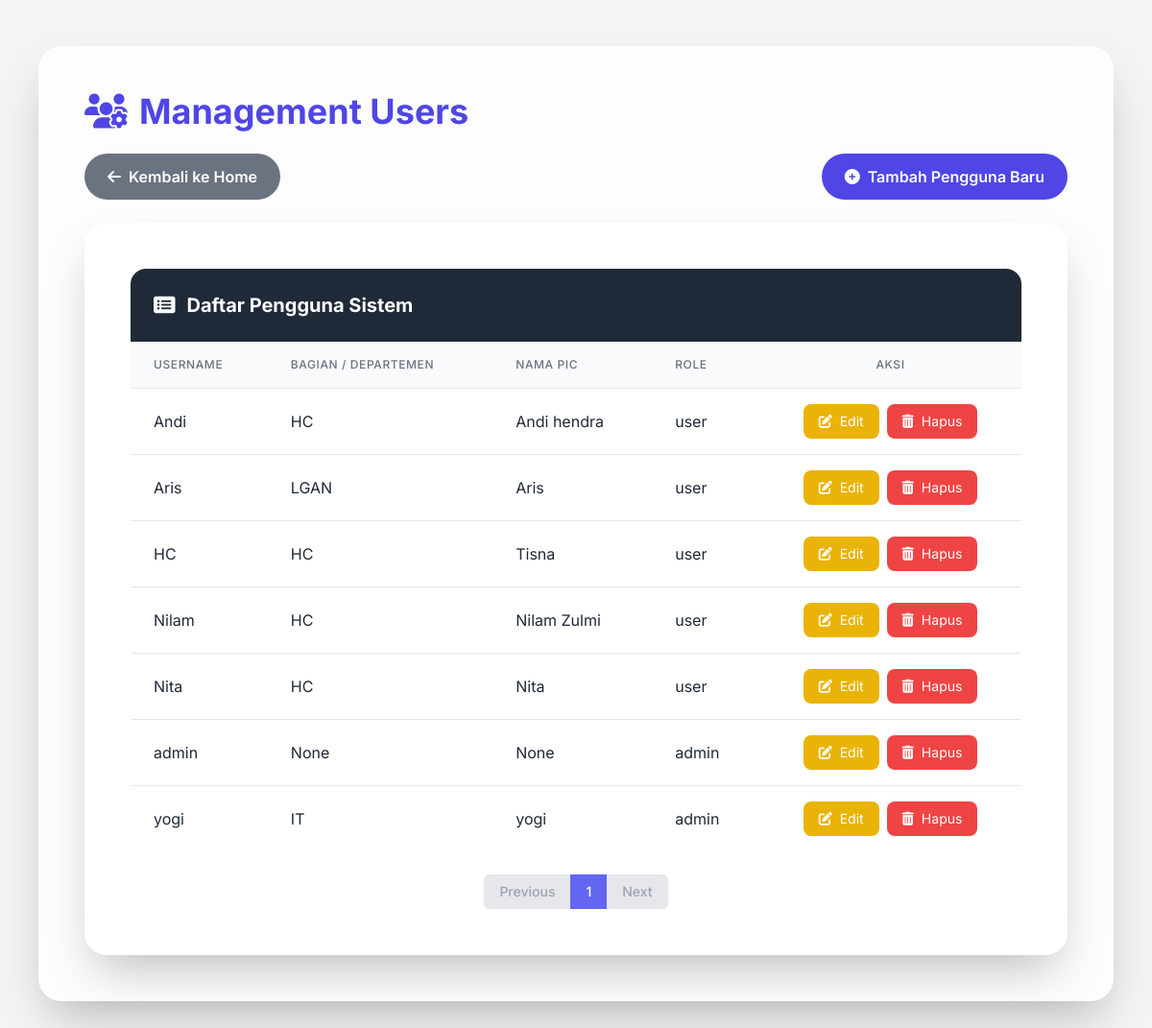
Screenshot of /admin/users with the database file from the repository.
### app.py (models this page shows, shortened)
class User(db.Model):
    id = db.Column(db.Integer, primary_key=True)
    username = db.Column(db.String(64), unique=True, nullable=False)
    password = db.Column(db.String(200), nullable=False)
    department = db.Column(db.String(100))
    pic_name = db.Column(db.String(100))
    role = db.Column(db.String(20))

### app.py (the view)
@app.route('/admin/users')
def manage_users():
    page = request.args.get('page', 1, type=int)
    per_page = 10
    all_users = User.query.order_by(User.username).all()
    total_pages = ceil(len(all_users) / per_page)
    users = all_users[(page - 1) * per_page: page * per_page]
    return render_template("manage_users.html", users=users, page=page, total_pages=total_pages)

### templates/manage_users.html (shortened to what this page needs)
<!DOCTYPE html>
<html lang="id">
<head>
    <script src="https://cdn.tailwindcss.com"></script>
    <link href="https://cdnjs.cloudflare.com/ajax/libs/font-awesome/6.5.0/css/all.min.css" rel="stylesheet">
</head>
<body class="bg-gray-100 text-gray-800">
<div class="container mx-auto px-4 py-8 md:py-12 max-w-6xl">
    <div class="bg-white/80 backdrop-blur-md rounded-3xl shadow-2xl p-6 md:p-10 lg:p-12 mb-8">
        <div class="flex items-center mb-6">
            <h2 class="text-indigo-600 font-bold text-3xl md:text-4xl">
                <i class="fas fa-users-cog mr-3"></i>Management Users
            </h2>
        </div>
        <div class="flex justify-between items-center mb-6">
            <a href="{{ url_for('home') }}" class="bg-gray-500 hover:bg-gray-600 text-white px-6 py-3 rounded-full font-semibold transition duration-300 ease-in-out transform hover:-translate-y-1 hover:shadow-lg flex items-center">
                <i class="fas fa-arrow-left mr-2"></i> Kembali ke Home
            </a>
            <button id="openModalBtn" class="bg-indigo-600 hover:bg-indigo-700 text-white px-6 py-3 rounded-full font-semibold transition duration-300 ease-in-out transform hover:-translate-y-1 hover:shadow-lg flex items-center">
                <i class="fas fa-plus-circle mr-2"></i> Tambah Pengguna Baru
            </button>
        </div>
        <div class="bg-white/80 backdrop-blur-md rounded-3xl shadow-2xl p-6 md:p-10 lg:p-12">
            <div class="bg-gray-800 text-white p-6 rounded-t-2xl font-bold text-xl flex items-center gap-3">
                <i class="fas fa-list-alt"></i> Daftar Pengguna Sistem
            </div>
            <div class="overflow-x-auto rounded-b-2xl">
                <table class="min-w-full divide-y divide-gray-200 bg-white">
                    <thead class="bg-gray-50">
                        <tr>
                            <th scope="col" class="px-6 py-4 text-left text-xs font-medium text-gray-500 uppercase tracking-wider">Username</th>
                            <th scope="col" class="px-6 py-4 text-left text-xs font-medium text-gray-500 uppercase tracking-wider">Bagian / Departemen</th>
                            <th scope="col" class="px-6 py-4 text-left text-xs font-medium text-gray-500 uppercase tracking-wider">Nama PIC</th>
                            <th scope="col" class="px-6 py-4 text-left text-xs font-medium text-gray-500 uppercase tracking-wider">Role</th>
                            <th scope="col" class="px-6 py-4 text-center text-xs font-medium text-gray-500 uppercase tracking-wider">Aksi</th>
                        </tr>
                    </thead>
                    <tbody class="divide-y divide-gray-200">
                        {% for u in users %}
                        <tr class="hover:bg-gray-50 transition duration-150 ease-in-out">
                            <td class="px-6 py-4">{{ u.username }}</td>
                            <td class="px-6 py-4">{{ u.department }}</td>
                            <td class="px-6 py-4">{{ u.pic_name }}</td>
                            <td class="px-6 py-4">{{ u.role }}</td>
                            <td class="px-6 py-4 whitespace-nowrap text-center">
                                <div class="flex flex-col md:flex-row justify-center items-center gap-2">
                                    <button
                                        type="button"
                                        class="open-edit-modal-btn inline-flex items-center px-4 py-2 bg-yellow-500 text-white rounded-lg hover:bg-yellow-600 transition-colors duration-200 text-sm"
                                        data-user-id="{{ u.id }}"
                                        data-user-username="{{ u.username }}"
                                        data-user-department="{{ u.department }}"
                                        data-user-picname="{{ u.pic_name }}"
                                        data-user-role="{{ u.role }}"
                                    >
                                        <i class="fas fa-edit mr-2"></i> Edit
                                    </button>
                                    <button type="button" class="open-delete-modal-btn inline-flex items-center px-4 py-2 bg-red-500 text-white rounded-lg hover:bg-red-600 transition-colors duration-200 text-sm" data-user-id="{{ u.id }}" data-user-name="{{ u.username }}">
                                        <i class="fas fa-trash-alt mr-2"></i> Hapus
                                    </button>
                                </div>
                            </td>
                        </tr>
                        {% endfor %}
                    </tbody>
                </table>
    <div class="flex justify-center mt-6">
        <nav class="inline-flex rounded-md shadow-sm" aria-label="Pagination">
            {% if page > 1 %}
                <a href="{{ url_for('manage_users', page=page-1) }}" class="px-4 py-2 text-sm font-medium text-white bg-indigo-600 hover:bg-indigo-700 rounded-l-md">Previous</a>
            {% else %}
                <span class="px-4 py-2 text-sm font-medium text-gray-400 bg-gray-200 rounded-l-md cursor-not-allowed">Previous</span>
            {% endif %}
            {% for p in range(1, total_pages + 1) %}
                <a href="{{ url_for('manage_users', page=p) }}" class="px-4 py-2 text-sm font-medium {% if p == page %}bg-indigo-500 text-white{% else %}text-gray-700 bg-white hover:bg-gray-100{% endif %}">
                    {{ p }}
                </a>
            {% endfor %}
            {% if page < total_pages %}
                <a href="{{ url_for('manage_users', page=page+1) }}" class="px-4 py-2 text-sm font-medium text-white bg-indigo-600 hover:bg-indigo-700 rounded-r-md">Next</a>
            {% else %}
                <span class="px-4 py-2 text-sm font-medium text-gray-400 bg-gray-200 rounded-r-md cursor-not-allowed">Next</span>
            {% endif %}
        </nav>
    </div>
            </div>
        </div>
    </div>
</div>
</body>
</html>

### templates/manage_users.html (style rules this page uses)
body { font-family: 'Inter', sans-serif; }

### rows the page displays
User: username "Andi", department "HC", pic_name "Andi hendra", role "user"
User: username "Aris", department "LGAN", pic_name "Aris", role "user"
User: username "HC", department "HC", pic_name "Tisna", role "user"
User: username "Nilam", department "HC", pic_name "Nilam Zulmi", role "user"
User: username "Nita", department "HC", pic_name "Nita", role "user"
User: username "admin", department "None", pic_name "None", role "admin"
User: username "yogi", department "IT", pic_name "yogi", role "admin"

### other values shown
{{ p }} "1"
